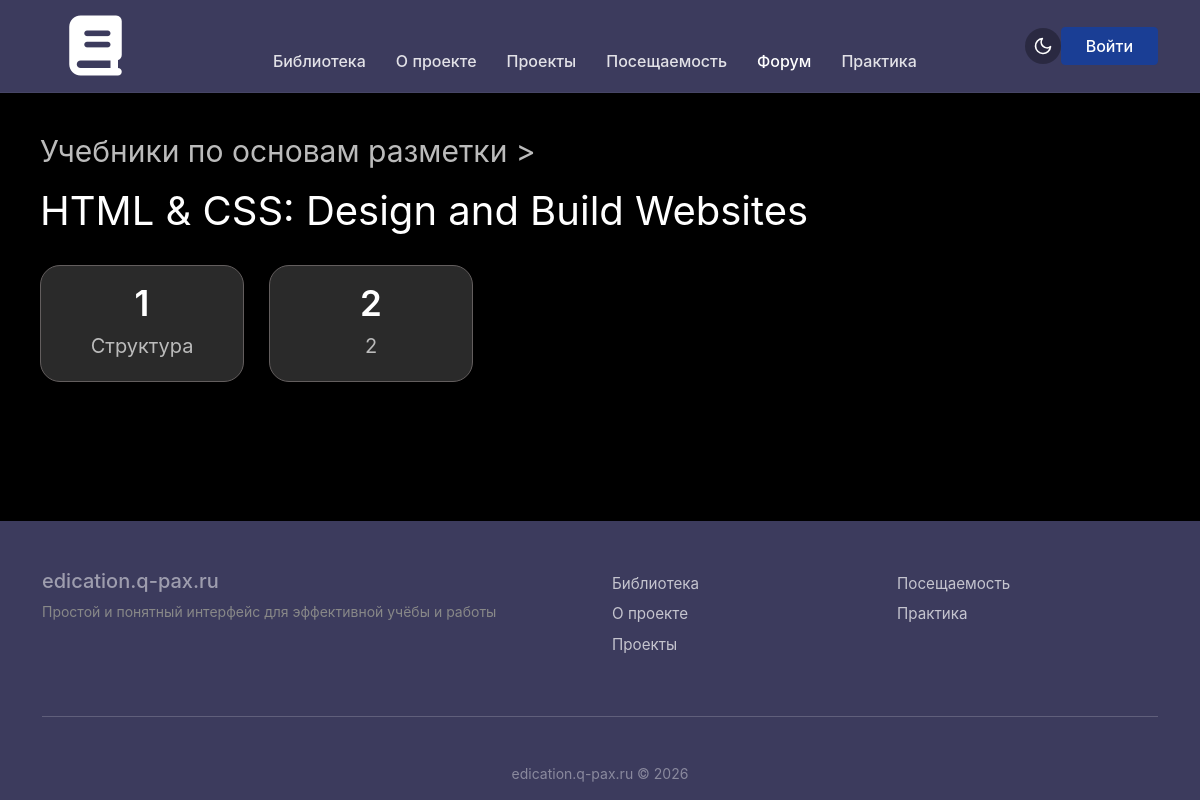
Page /page/1 on the committed database.
### tables this page shows
CREATE TABLE `topic` (
  `id` int NOT NULL,
  `library_id` int NOT NULL,
  `title` varchar(100) NOT NULL,
  `image` varchar(50) NOT NULL,
  `name` varchar(100) NOT NULL,
  `author` varchar(50) NOT NULL,
  `year` year NOT NULL
);

CREATE TABLE `page` (
  `id` int NOT NULL,
  `topic_id` int NOT NULL,
  `title` varchar(100) NOT NULL,
  `name` varchar(100) NOT NULL,
  `num` int NOT NULL,
  `lesson_name` varchar(100) NOT NULL
);

### core/Controller.php (called while the page is built, shortened)
<?php
class Controller
{
    protected function render($view, $data = [])
    {
        $data['auth_user'] = $_SESSION['user'] ?? null;
        extract($data);
        require_once __DIR__ . '/../views/' . $view . '.php';
        require_once __DIR__ . '/../views/layouts/main.php';
    }
}

### controllers/LibraryController.php (called while the page is built, shortened)
<?php
require_once __DIR__ . '/../core/Controller.php';
class LibraryController extends Controller {
    public function page($id) {
        global $connect;
        $stmtTopic = $connect->prepare("SELECT * FROM topic WHERE id = ?");
        $stmtTopic->execute([$id]);
        $topicInfo = $stmtTopic->fetch(PDO::FETCH_ASSOC);
        $stmtPages = $connect->prepare("SELECT * FROM page WHERE topic_id = ?");
        $stmtPages->execute([$id]);
        $pages = $stmtPages->fetchAll(PDO::FETCH_ASSOC);
        $this->render('page', [
            'pages' => $pages,
            'topic' => $topicInfo
        ]);
    }
}

### index.php (called while the page is built, shortened)
<?php
require_once 'Router.php';
$listRoute = require_once __DIR__ . '/config/route.php';
$router = new Router();
$router->add($listRoute);
$router->dispatch();

### views/page.php (the view)
<div class="container-page">
    <?php if (!empty($pages)) { ?>
        <h2><a href="/topic/<?= $topic['library_id'] ?>"><?= htmlspecialchars($topic['title']) ?></a> ></h2> <h1><?= htmlspecialchars($pages[0]['title']) ?></h1>
        <div class="lessons-grid">
            <?php foreach ($pages as $p) { ?>
                <a href="/lesson/<?= $p['id'] ?>" class="lesson-card">
                    <span class="lesson-number"><?= $p['num'] ?></span>
                    <span class="lesson-name"><?= htmlspecialchars($p['lesson_name']) ?></span>
                </a>
            <?php } ?>
        </div>
    <?php } ?>
</div>

### Router.php (shortened to what this page needs)
<?php
class Router
{
    private $routes = [];
    public function add(array $routesList): void
    {
        foreach ($routesList as $route) {
            $this->routes[] = [
                'path'    => $route[0],
                'handler' => $route[1],
                'method'  => $route[2] ?? 'GET',
            ];
        }
    }
    public function dispatch(): void
    {
        $method = $_SERVER['REQUEST_METHOD'];
        $uri = parse_url($_SERVER['REQUEST_URI'], PHP_URL_PATH);
        $uri = rtrim($uri, '/');
        foreach ($this->routes as $route) {
            if ($route['method'] !== $method) {
                continue;
            }
            $routePath = rtrim($route['path'], '/');
            $pattern = '#^' . preg_replace('/\{([a-z]+)\}/', '([^/]+)', $routePath) . '$#';
            if (preg_match($pattern, $uri, $matches)) {
                array_shift($matches);
                [$controllerName, $action] = explode('@', $route['handler']);
                $controller = new $controllerName();
                $controller->$action(...$matches);
                return;
            }
        }
        exit;
    }
}

### assets/css/style.css (style rules this page uses)
:root { --color-bg-dark: #000000; --color-header-dark: #3c3b5d; --color-btn-active: #1a3e95; --color-card-dark: #0a0a0a; --color-text-main: #ffffff; --color-text-secondary: #888888; --color-logo-bg: #d9d9d9; --color-section-stats: #181818; --color-btn-hover: #132e70; --color-grey-background: #2a2a2a; }
a { text-decoration: none; color: var(--color-text-main); }
html, body { height: 100%; margin: 0; padding: 0; }
body { display: flex; flex-direction: column; min-height: 100vh; background-color: var(--color-bg-dark); color: var(--color-text-main); font-family: -apple-system, BlinkMacSystemFont, "Segoe UI", Roboto, "Helvetica Neue", Arial, sans-serif; overflow-x: hidden; }
.container-page { width: 100%; max-width: 1800px; margin: 0 auto; padding: 40px; }
.container-page h1 { color: white; font-size: 40px; font-weight: normal; margin: 10px 0 30px 0; display: inline-block; }
.container-page a { display: inline-block; color: #BBBBBB; font-size: 30px; font-weight: normal; margin: 0; }
.container-page h2 { display: inline-block; color: #BBBBBB; font-size: 30px; font-weight: normal; }
.lessons-grid { display: grid; grid-template-columns: repeat(5, 1fr); gap: 25px; max-width: 1500px; margin: 0 auto; }
.lesson-card { background-color: #2A2A2A; border: 1px solid #635E5E; border-radius: 20px; display: flex; flex-direction: column; justify-content: center; align-items: center; text-decoration: none; padding: 20px; box-sizing: border-box; transition: all 0.25s ease; cursor: pointer; }
.lesson-number { color: white; font-size: 35px; font-weight: 600; margin: 0; line-height: 1; text-align: center; display: block; }
.lesson-name { color: #BBBBBB; font-size: 20px; font-weight: normal; text-align: center; margin-top: 10px; display: block; }

### rows in the picture
topic: title "Учебники по основам разметки"
page: title "HTML & CSS: Design and Build Websites", num "1", lesson_name "Структура"
page: num "2", lesson_name "2"
